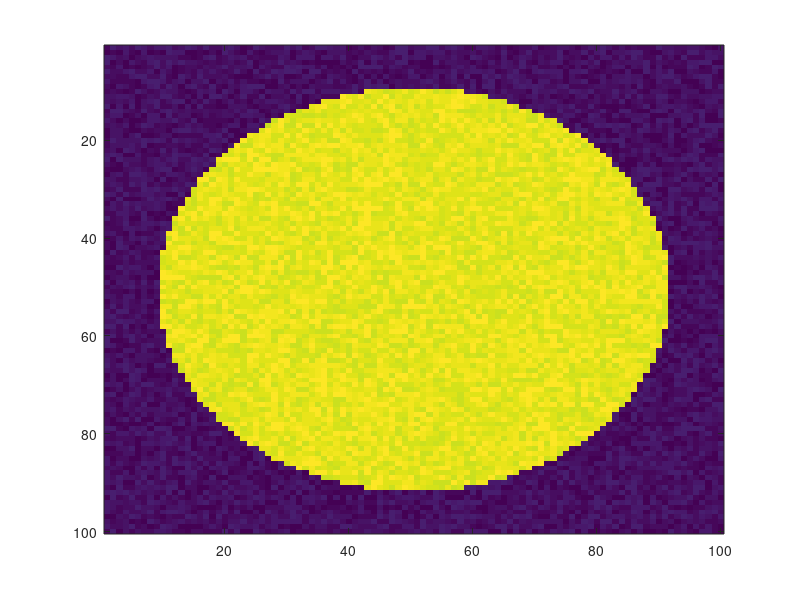

This chart was generated by the following MATLAB code: (Note: this script raises an error after producing the figure.)
% Copyright Jean-Marie Mirebeau, 2015. jm(dot)mirebeau(at)gmail(dot)com

addpath('/Users/mirebeau/bin/2015/Matlab/MFiles') % -> AnisotropicFastMarching_EarlyAbort.mexmaci64

addpath('../Eig3Folder')
addpath('../GetOptions')
addpath('../ParallelMatrix')
n=100;
interval = linspace(-1.2,1.2,n);
[x,y]=meshgrid(interval,interval);

%Image is noisy characteristic function of the unit ball. 
image = x.^2+y.^2<1;
imageSize = size(image);
noiseLevel=0.1;
image = image+noiseLevel*rand(imageSize);
clf;
imagesc(image);
saveas(gcf,'Output/Image','png');

% Build Finsler norm
sdpExponent = 1; % Choose <1 to reduce anisotropy.
clear('options');
options.rotate=true;
options.eps_absolute = 0.02;
finsler = AsymStruct(image,options);
finsler = reshape(finsler,[5,prod(imageSize)]);
sdp = FinslerFromToSDP(finsler);
sdp = SymmetricMatrix3Power(sdp, -sdpExponent); %minus is for duality %Safe option needed for identities...
finsler = FinslerFromToSDP(sdp);
%finsler(1,:)=1;finsler(2,:)=0;finsler(3,:)=1;finsler(4,:)=0;finsler(5,:)=0; %Set Identity for testing
finsler=reshape(finsler,[5,imageSize]);
dlmwrite('Output/FinslerNorms.txt',Transpose_3D(finsler));

% setup fast marching
input.Origin=[x(1,1);y(1,1)];
input.Spacing=[x(2,2)-x(1,1); y(2,2)-y(1,1)];
input.TransposeFirstTwoImageCoordinates=1; %!!
input.NormType = 'Finsler2DNorm';
input.Metric = finsler;
input.Seeds = [-1;0;0];
input.Tips = [0;-1];
%input.Tips = [0,0;1,-1];
input.StopWhenTipsAreReached = 1;

output = AnisotropicFastMarching_EarlyAbort(input);

% To get a better image, set to zero the points not reached by the Fast
% Marching algorithm (by default DBL_MAX)
Distance = output.Distance;
NotReached = Distance == max(Distance(:));
Distance(NotReached) = 0;

%Display
pause;
clf;
imagesc(Distance);
saveas(gcf,'Output/Distance','png');

for i=1:size(output.Geodesics,1)
    rescaledGeodesic = RescaledCoords(output.Geodesics{i},input.Origin,input.Spacing);
    line(rescaledGeodesic(1,:),rescaledGeodesic(2,:));
end;
fprintf('\n\n');
